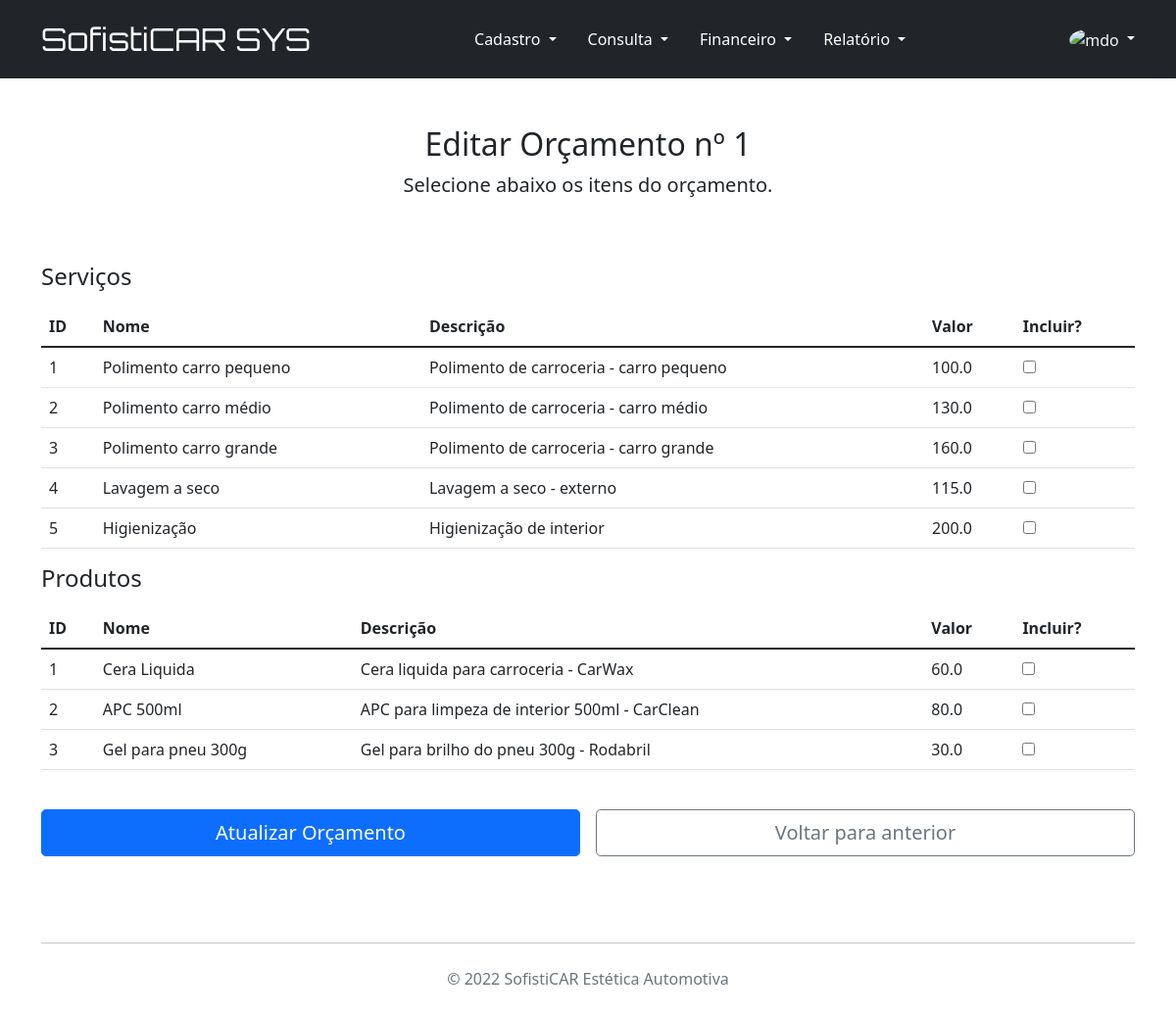
The page /editar_orcamento/1 on the database its author committed.
### cadastro_clientes.py (models this page shows, shortened)
class Orcamento(db.Model):
    __tablename__ = "orcamento"
    id = db.Column(db.Integer, primary_key=True, autoincrement=True)
    data = db.Column(db.DateTime, default=datetime.datetime.now)
    veiculo_id = db.Column(db.Integer, db.ForeignKey('veiculos.ID'))
    veiculo = relationship('Veiculo', backref="orcamento")
    servico_id = db.Column(db.JSON, db.ForeignKey('servicos.ID'))
    servico = relationship('Servico')
    produto_id = db.Column(db.JSON, db.ForeignKey('produtos.ID'))
    produto = relationship('Produto')

class Servico(db.Model):
    __tablename__ = 'servicos'
    id = db.Column('ID', db.Integer, primary_key=True, autoincrement=True)
    nome = db.Column('Nome', db.String(150), nullable=False)
    descricao = db.Column('Descricao', db.String(250), nullable=False)
    valor = db.Column('Valor', db.Float, nullable=False)
    orcamentos = relationship(Orcamento, backref="servicos")

class Produto(db.Model):
    __tablename__ = 'produtos'
    id = db.Column('ID', db.Integer, primary_key=True, autoincrement=True)
    nome = db.Column('Nome', db.String(150), nullable=False)
    descricao = db.Column('Descricao', db.String(250), nullable=False)
    valor = db.Column('Valor', db.Float, nullable=False)
    orcamentos = relationship(Orcamento, backref="produtos")

### cadastro_clientes.py (the view, shortened to what this page needs)
@app.route('/editar_orcamento/<int:id>', methods=['GET', 'POST'])
def edita_orcamento(id):
    orcamento = Orcamento.query.get(id)
    servico = Servico.query.all()
    produto = Produto.query.all()
    dict_servicos = {}
    dict_produtos = {}
    i = 0
    return render_template('editar_orcamento.html', orcamento=orcamento, servico=servico, produto=produto)

### templates/editar_orcamento.html (shortened to what this page needs)
{% extends "base.html" %}
{% block conteudo %}
<main class="container">
    <div class="py-5 text-center">
        <h2>Editar Orçamento nº {{ orcamento.id }}</h2>
        <p class="lead">Selecione abaixo os itens do orçamento.</p>
    </div>
    <div class="row g-5">
        <div class="col-12">
            <form action="/editar_orcamento/{{ orcamento.id }}" method="POST">
                <table class="table">
                    <h4 class="mb-3">Serviços</h4>
                    <thead class="col-12">
                        <th>ID</th>
                        <th>Nome</th>
                        <th>Descrição</th>
                        <th>Valor</th>
                        <th>Incluir?</th>
                    </thead>
                    <tbody class="col-12">
                        {% for serv in servico %}
                            <tr>
                                <td>{{ serv.id }}</td>
                                <td>{{ serv.nome }}</td>
                                <td>{{ serv.descricao }}</td>
                                <td>{{ serv.valor }}</td>
                                <td>
                                    <input type="checkbox" name="incluir_servico" value="{{serv.id}}"/>
                                </td>
                            </tr>
                        {% endfor %}
                    </tbody>
                </table>
                <table class="table">
                    <h4 class="mb-3">Produtos</h4>
                    <thead class="col-12">
                        <th>ID</th>
                        <th>Nome</th>
                        <th>Descrição</th>
                        <th>Valor</th>
                        <th>Incluir?</th>
                    </thead>
                    <tbody class="col-12">
                        {% for item in produto %}
                            <tr>
                                <td>{{ item.id }}</td>
                                <td>{{ item.nome }}</td>
                                <td>{{ item.descricao }}</td>
                                <td>{{ item.valor }}</td>
                                <td>
                                    <input type="checkbox" name="incluir_produto" value="{{item.id}}"/>
                                </td>
                            </tr>
                        {% endfor %}
                    </tbody>
                </table>
                <div class="row g-5 p-3">
                    <div class="col-md-12 col-lg-6 p-2">
                        <a href="#">
                            <button class="w-100 btn btn-primary btn-lg" type="submit">
                                Atualizar Orçamento
                            </button>
                        </a>
                    </div>
                    <div class="col-md-12 col-lg-6 p-2">
                        <button class="w-100 btn btn-outline-secondary btn-lg" type="submit" name="return" onclick="history.back()">
                            Voltar para anterior
                        </button>
                    </div>
                </div>
            </form>
        </div>
    </div>
</main>
{% endblock %}

### rows shown on the page
Orcamento: id "1"
Servico: id "1", nome "Polimento carro pequeno", descricao "Polimento de carroceria - carro pequeno", valor "100.0"
Servico: id "2", nome "Polimento carro médio", descricao "Polimento de carroceria - carro médio", valor "130.0"
Servico: id "3", nome "Polimento carro grande", descricao "Polimento de carroceria - carro grande", valor "160.0"
Servico: id "4", nome "Lavagem a seco", descricao "Lavagem a seco - externo", valor "115.0"
Servico: id "5", nome "Higienização", descricao "Higienização de interior", valor "200.0"
Produto: id "1", nome "Cera Liquida", descricao "Cera liquida para carroceria - CarWax", valor "60.0"
Produto: id "2", nome "APC 500ml", descricao "APC para limpeza de interior 500ml - CarClean", valor "80.0"
Produto: id "3", nome "Gel para pneu 300g", descricao "Gel para brilho do pneu 300g - Rodabril", valor "30.0"
